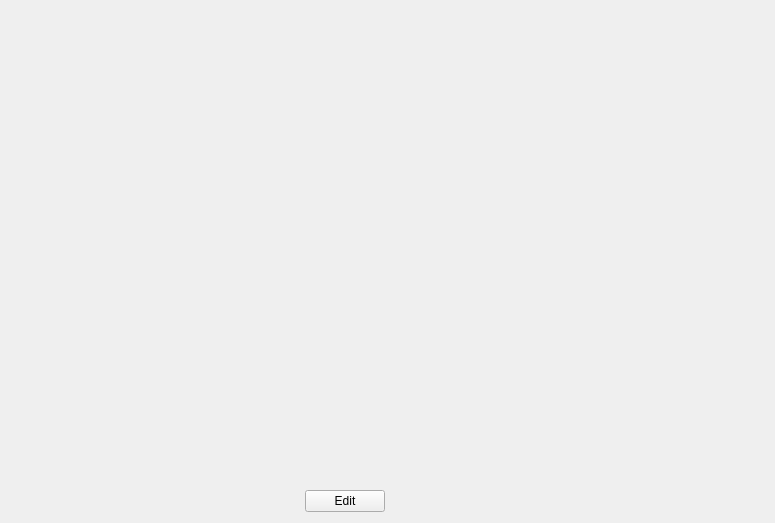
<?xml version="1.0" encoding="UTF-8"?>
<ui version="4.0">
 <class>AwAverageItemWidgetUi</class>
 <widget class="QWidget" name="AwAverageItemWidgetUi">
  <property name="geometry">
   <rect>
    <x>0</x>
    <y>0</y>
    <width>775</width>
    <height>523</height>
   </rect>
  </property>
  <property name="windowTitle">
   <string/>
  </property>
  <layout class="QVBoxLayout" name="verticalLayout_2">
   <item>
    <layout class="QHBoxLayout" name="horizontalLayoutLabel">
     <item>
      <widget class="QLabel" name="labelCondition">
       <property name="sizePolicy">
        <sizepolicy hsizetype="Expanding" vsizetype="Preferred">
         <horstretch>0</horstretch>
         <verstretch>0</verstretch>
        </sizepolicy>
       </property>
       <property name="text">
        <string/>
       </property>
      </widget>
     </item>
     <item>
      <spacer name="horizontalSpacer">
       <property name="orientation">
        <enum>Qt::Horizontal</enum>
       </property>
       <property name="sizeHint" stdset="0">
        <size>
         <width>40</width>
         <height>20</height>
        </size>
       </property>
      </spacer>
     </item>
    </layout>
   </item>
   <item>
    <layout class="QHBoxLayout" name="horizontalLayout">
     <item>
      <widget class="QWidget" name="signalViewAvg" native="true">
       <property name="sizePolicy">
        <sizepolicy hsizetype="Expanding" vsizetype="Expanding">
         <horstretch>0</horstretch>
         <verstretch>0</verstretch>
        </sizepolicy>
       </property>
      </widget>
     </item>
     <item>
      <layout class="QVBoxLayout" name="verticalLayout">
       <item>
        <widget class="QWidget" name="chartWidget" native="true">
         <property name="sizePolicy">
          <sizepolicy hsizetype="Expanding" vsizetype="Expanding">
           <horstretch>0</horstretch>
           <verstretch>0</verstretch>
          </sizepolicy>
         </property>
        </widget>
       </item>
       <item>
        <layout class="QHBoxLayout" name="horizontalLayout3">
         <item>
          <spacer name="horizontalSpacer_2">
           <property name="orientation">
            <enum>Qt::Horizontal</enum>
           </property>
           <property name="sizeHint" stdset="0">
            <size>
             <width>40</width>
             <height>20</height>
            </size>
           </property>
          </spacer>
         </item>
         <item>
          <widget class="QPushButton" name="buttonEditStats">
           <property name="text">
            <string>Edit</string>
           </property>
          </widget>
         </item>
        </layout>
       </item>
      </layout>
     </item>
     <item>
      <widget class="QWidget" name="signalStats" native="true">
       <property name="sizePolicy">
        <sizepolicy hsizetype="Expanding" vsizetype="Expanding">
         <horstretch>0</horstretch>
         <verstretch>0</verstretch>
        </sizepolicy>
       </property>
      </widget>
     </item>
     <item>
      <widget class="QWidget" name="topoWidget" native="true">
       <property name="sizePolicy">
        <sizepolicy hsizetype="Expanding" vsizetype="Expanding">
         <horstretch>0</horstretch>
         <verstretch>0</verstretch>
        </sizepolicy>
       </property>
      </widget>
     </item>
    </layout>
   </item>
  </layout>
 </widget>
 <layoutdefault spacing="6" margin="11"/>
 <resources/>
 <connections/>
</ui>
